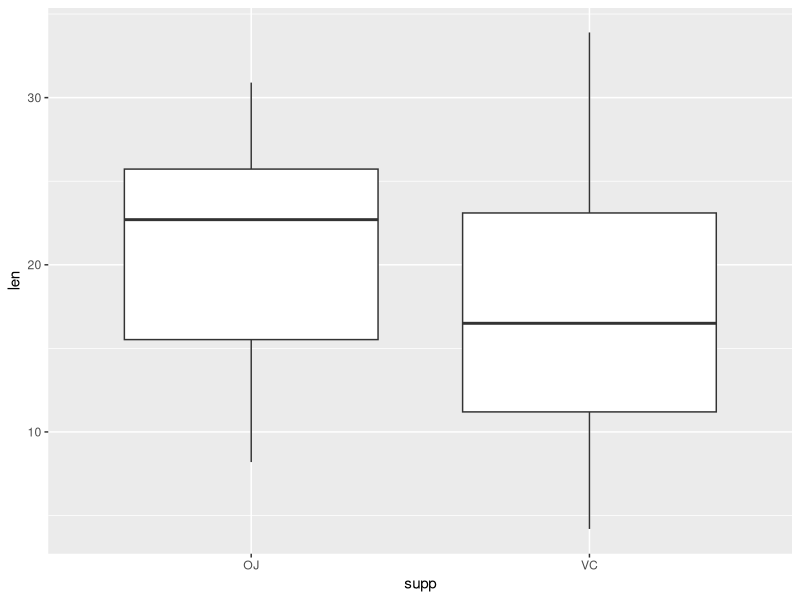
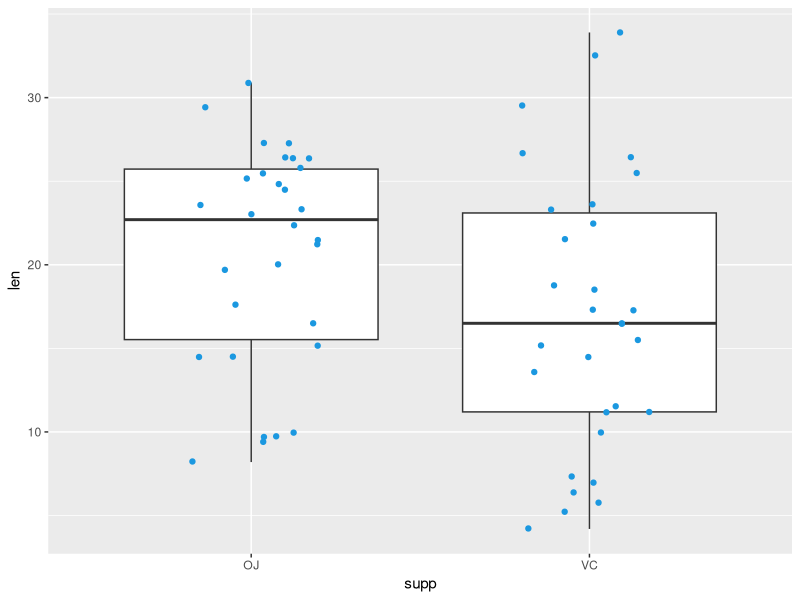
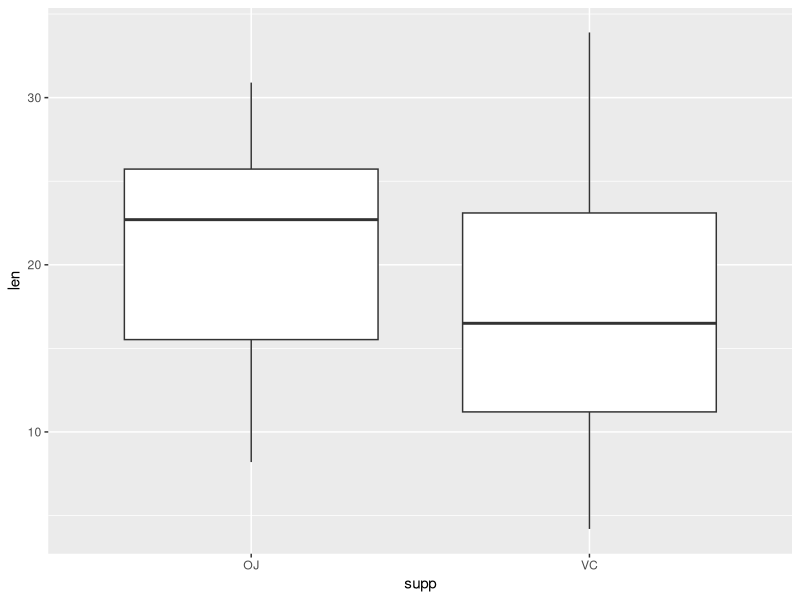
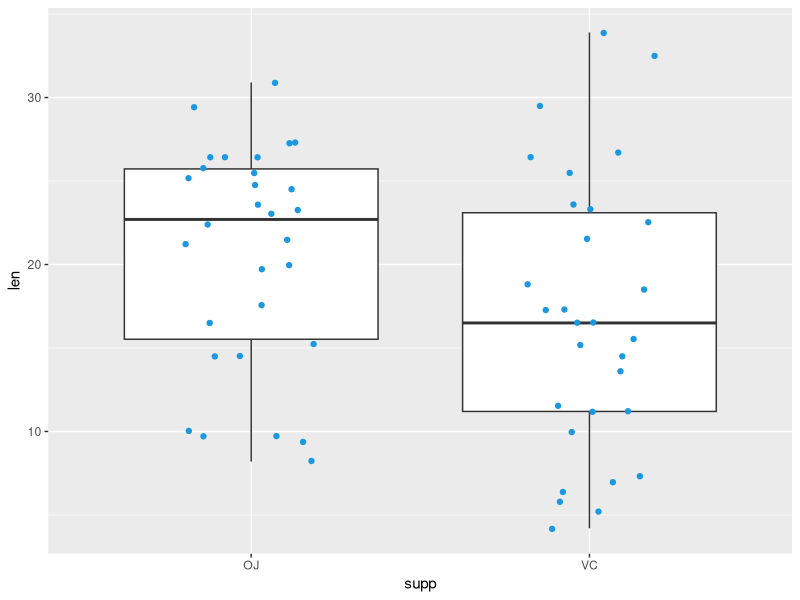
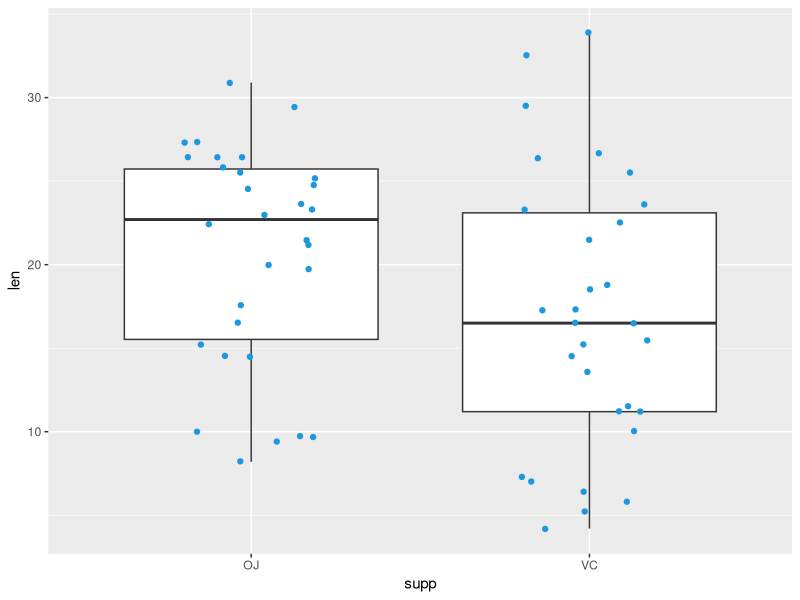
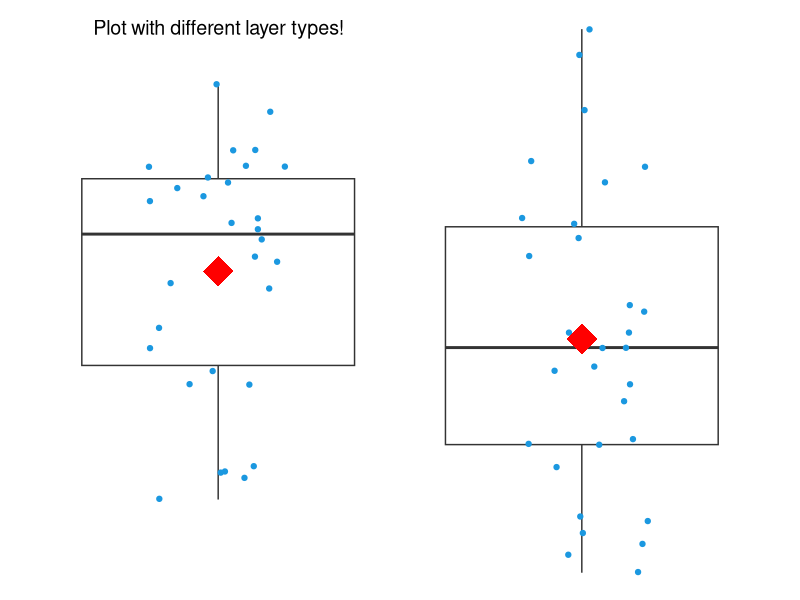
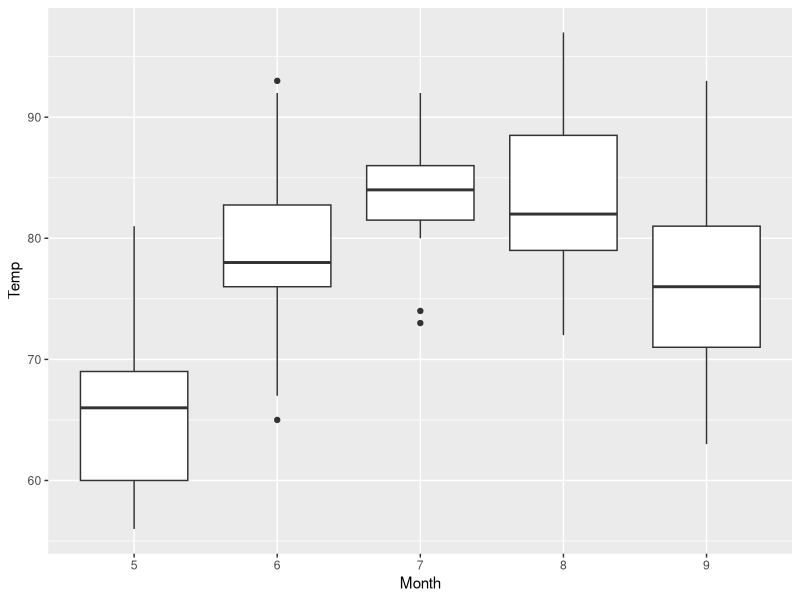
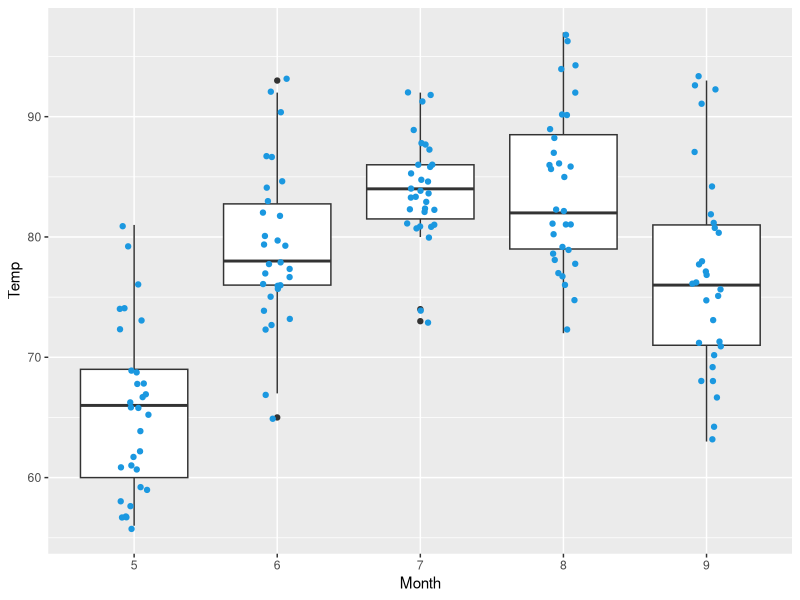

The R script that drew these images, in order:
## ---- chunk 1
library(ggplot2)
data(ToothGrowth) 
str(ToothGrowth)
data(airquality)
## ---- chunk 2
data(ToothGrowth)                                         # Load example data
 
ggplot(data = ToothGrowth,                                # Basic Boxplot
       aes(x = supp,
           y = len)) +
  geom_boxplot()
## ---- chunk 3
ggplot(data = ToothGrowth,                                # Overlay jittered points
       aes(x = supp,
           y = len)) +
  geom_boxplot() +
  geom_jitter(width = 0.2,
              color = "#1b98e0")
## ---- chunk 4
my_ggp1 <- ggplot(data = ToothGrowth,                     # Save plot in data object
                  aes(x = supp,
                      y = len)) +
  geom_boxplot()
my_ggp1                                                   # Draw plot in data object
## ---- chunk 5
my_ggp1 +                                                 # Add layer to data object
  geom_jitter(width = 0.2,
              color = "#1b98e0")
## ---- chunk 6
my_ggp2 <- my_ggp1 +                                      # Create new data object
  geom_jitter(width = 0.2,
              color = "#1b98e0")
my_ggp2   
## ---- chunk 7
my_ggp2 +                                                 # Different layer types
  stat_summary(fun = mean, 
               geom = "point", 
               color = "red", 
               size = 10,
               shape = 18) +
  annotate(geom = "text",
           x = 1, 
           y = 34,
           label = "Plot with different layer types!",
           size = 5) +
  theme_void()
## ---- chunk 8
airquality$Month <- as.factor(airquality$Month)           # Convert Month to factor
## ---- chunk 9
my_ggp3 <- ggplot(airquality,
  aes(x = Month,
      y = Temp)) +
    geom_boxplot()
my_ggp3
## ---- chunk 10

my_ggp4 <- my_ggp3 +                                      # Create new data object
  geom_jitter(width = 0.1,
              color = "#1b98e0")
my_ggp4
## ---- chunk 11
my_ggp5 <- my_ggp4 +
  theme_classic()
my_ggp5
